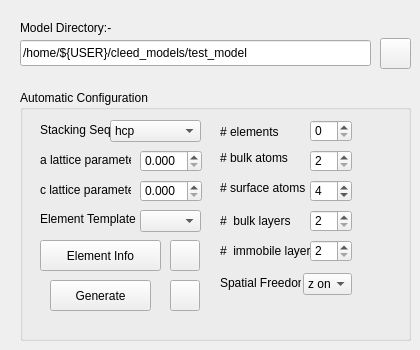
    <widget class="QWidget" name="tab_generate">
     <attribute name="title">
      <string>Generate Files</string>
     </attribute>
     <widget class="QLabel" name="lbl_CurrentModel_mkiv_2">
      <property name="geometry">
       <rect>
        <x>20</x>
        <y>20</y>
        <width>111</width>
        <height>16</height>
       </rect>
      </property>
      <property name="text">
       <string>Model Directory:-</string>
      </property>
     </widget>
     <widget class="QLineEdit" name="inp_modelDir_Generate">
      <property name="geometry">
       <rect>
        <x>20</x>
        <y>40</y>
        <width>351</width>
        <height>26</height>
       </rect>
      </property>
      <property name="text">
       <string>/home/${USER}/cleed_models/test_model</string>
      </property>
     </widget>
     <widget class="QPushButton" name="btn_findmodelrootdir_Generate">
      <property name="geometry">
       <rect>
        <x>380</x>
        <y>38</y>
        <width>31</width>
        <height>31</height>
       </rect>
      </property>
      <property name="text">
       <string/>
      </property>
      <property name="icon">
       <iconset>
        <normaloff>:/document-open-4.png</normaloff>:/document-open-4.png</iconset>
      </property>
      <property name="iconSize">
       <size>
        <width>20</width>
        <height>20</height>
       </size>
      </property>
     </widget>
     <widget class="QGroupBox" name="groupBox_Generate_AutoConfig">
      <property name="geometry">
       <rect>
        <x>20</x>
        <y>90</y>
        <width>391</width>
        <height>251</height>
       </rect>
      </property>
      <property name="title">
       <string>Automatic Configuration</string>
      </property>
      <widget class="QLabel" name="lbl_cLatticeParam">
       <property name="geometry">
        <rect>
         <x>20</x>
         <y>90</y>
         <width>91</width>
         <height>20</height>
        </rect>
       </property>
       <property name="text">
        <string>c lattice parameter</string>
       </property>
      </widget>
      <widget class="QLabel" name="lbl_SurfaceAtoms">
       <property name="geometry">
        <rect>
         <x>200</x>
         <y>90</y>
         <width>101</width>
         <height>16</height>
        </rect>
       </property>
       <property name="text">
        <string># surface atoms</string>
       </property>
      </widget>
      <widget class="QLabel" name="lbl_aLatticeParam">
       <property name="geometry">
        <rect>
         <x>20</x>
         <y>60</y>
         <width>91</width>
         <height>20</height>
        </rect>
       </property>
       <property name="text">
        <string>a lattice parameter</string>
       </property>
      </widget>
      <widget class="QDoubleSpinBox" name="dblSpin_latticeParam_a">
       <property name="geometry">
        <rect>
         <x>120</x>
         <y>60</y>
         <width>62</width>
         <height>22</height>
        </rect>
       </property>
       <property name="decimals">
        <number>3</number>
       </property>
      </widget>
      <widget class="QComboBox" name="combo_Stacking">
       <property name="geometry">
        <rect>
         <x>90</x>
         <y>30</y>
         <width>91</width>
         <height>22</height>
        </rect>
       </property>
       <item>
        <property name="text">
         <string>hcp</string>
        </property>
       </item>
       <item>
        <property name="text">
         <string>fcc</string>
        </property>
       </item>
       <item>
        <property name="text">
         <string>bcc</string>
        </property>
       </item>
       <item>
        <property name="text">
         <string>Simple Cubic</string>
        </property>
       </item>
       <item>
        <property name="text">
         <string>Complex...</string>
        </property>
       </item>
       <item>
        <property name="text">
         <string>Existing Model</string>
        </property>
       </item>
      </widget>
      <widget class="QDoubleSpinBox" name="dblSpin_latticeParam_c">
       <property name="geometry">
        <rect>
         <x>120</x>
         <y>90</y>
         <width>62</width>
         <height>22</height>
        </rect>
       </property>
       <property name="decimals">
        <number>3</number>
       </property>
      </widget>
      <widget class="QLabel" name="lbl_Elements">
       <property name="geometry">
        <rect>
         <x>200</x>
         <y>34</y>
         <width>71</width>
         <height>16</height>
        </rect>
       </property>
       <property name="text">
        <string># elements</string>
       </property>
      </widget>
      <widget class="QLabel" name="lbl_Stacking">
       <property name="geometry">
        <rect>
         <x>20</x>
         <y>31</y>
         <width>71</width>
         <height>17</height>
        </rect>
       </property>
       <property name="text">
        <string>Stacking Seq.</string>
       </property>
      </widget>
      <widget class="QSpinBox" name="spin_Bulk">
       <property name="geometry">
        <rect>
         <x>290</x>
         <y>90</y>
         <width>42</width>
         <height>22</height>
        </rect>
       </property>
       <property name="minimum">
        <number>2</number>
       </property>
       <property name="maximum">
        <number>200</number>
       </property>
       <property name="value">
        <number>4</number>
       </property>
      </widget>
      <widget class="QLabel" name="lbl_BulkAtoms">
       <property name="geometry">
        <rect>
         <x>200</x>
         <y>60</y>
         <width>91</width>
         <height>16</height>
        </rect>
       </property>
       <property name="text">
        <string># bulk atoms</string>
       </property>
      </widget>
      <widget class="QSpinBox" name="spin_Elements">
       <property name="geometry">
        <rect>
         <x>290</x>
         <y>30</y>
         <width>42</width>
         <height>22</height>
        </rect>
       </property>
      </widget>
      <widget class="QSpinBox" name="spin_BulkAtoms">
       <property name="geometry">
        <rect>
         <x>290</x>
         <y>60</y>
         <width>42</width>
         <height>22</height>
        </rect>
       </property>
       <property name="minimum">
        <number>2</number>
       </property>
       <property name="maximum">
        <number>200</number>
       </property>
      </widget>
      <widget class="QPushButton" name="btn_AutoGenerate">
       <property name="geometry">
        <rect>
         <x>30</x>
         <y>190</y>
         <width>101</width>
         <height>31</height>
        </rect>
       </property>
       <property name="font">
        <font>
         <weight>50</weight>
         <bold>false</bold>
        </font>
       </property>
       <property name="toolTip">
        <string>&lt;!DOCTYPE HTML PUBLIC &quot;-//W3C//DTD HTML 4.0//EN&quot; &quot;http://www.w3.org/TR/REC-html40/strict.dtd&quot;&gt;
&lt;html&gt;&lt;head&gt;&lt;meta name=&quot;qrichtext&quot; content=&quot;1&quot; /&gt;&lt;style type=&quot;text/css&quot;&gt;
p, li { white-space: pre-wrap; }
&lt;/style&gt;&lt;/head&gt;&lt;body style=&quot; font-family:'MS Shell Dlg 2'; font-size:8.25pt; font-weight:400; font-style:normal;&quot;&gt;
&lt;p style=&quot; margin-top:0px; margin-bottom:0px; margin-left:0px; margin-right:0px; -qt-block-indent:0; text-indent:0px;&quot;&gt;&lt;span style=&quot; font-size:8pt; font-weight:600;&quot;&gt;Generate Template&lt;/span&gt;&lt;/p&gt;
&lt;p style=&quot; margin-top:0px; margin-bottom:0px; margin-left:0px; margin-right:0px; -qt-block-indent:0; text-indent:0px;&quot;&gt;&lt;span style=&quot; font-size:8pt;&quot;&gt;Automatically create a skeleton model template&lt;/span&gt;&lt;/p&gt;&lt;/body&gt;&lt;/html&gt;</string>
       </property>
       <property name="text">
        <string>Generate</string>
       </property>
       <property name="icon">
        <iconset>
         <normaloff>:/preferences-other-2.png</normaloff>:/preferences-other-2.png</iconset>
       </property>
       <property name="iconSize">
        <size>
         <width>25</width>
         <height>25</height>
        </size>
       </property>
      </widget>
      <widget class="QComboBox" name="combo_Elements">
       <property name="geometry">
        <rect>
         <x>120</x>
         <y>120</y>
         <width>61</width>
         <height>22</height>
        </rect>
       </property>
       <property name="contextMenuPolicy">
        <enum>Qt::DefaultContextMenu</enum>
       </property>
       <property name="maxVisibleItems">
        <number>120</number>
       </property>
       <property name="maxCount">
        <number>120</number>
       </property>
       <property name="minimumContentsLength">
        <number>2</number>
       </property>
      </widget>
      <widget class="QLabel" name="lbl_ElementTemplate">
       <property name="geometry">
        <rect>
         <x>20</x>
         <y>121</y>
         <width>111</width>
         <height>16</height>
        </rect>
       </property>
       <property name="text">
        <string>Element Template</string>
       </property>
      </widget>
      <widget class="QPushButton" name="btn_Element_Info">
       <property name="geometry">
        <rect>
         <x>20</x>
         <y>150</y>
         <width>121</width>
         <height>31</height>
        </rect>
       </property>
       <property name="toolTip">
        <string>&lt;!DOCTYPE HTML PUBLIC &quot;-//W3C//DTD HTML 4.0//EN&quot; &quot;http://www.w3.org/TR/REC-html40/strict.dtd&quot;&gt;
&lt;html&gt;&lt;head&gt;&lt;meta name=&quot;qrichtext&quot; content=&quot;1&quot; /&gt;&lt;style type=&quot;text/css&quot;&gt;
p, li { white-space: pre-wrap; }
&lt;/style&gt;&lt;/head&gt;&lt;body style=&quot; font-family:'MS Shell Dlg 2'; font-size:8.25pt; font-weight:400; font-style:normal;&quot;&gt;
&lt;p style=&quot; margin-top:0px; margin-bottom:0px; margin-left:0px; margin-right:0px; -qt-block-indent:0; text-indent:0px;&quot;&gt;&lt;span style=&quot; font-weight:600;&quot;&gt;More info...&lt;/span&gt;&lt;/p&gt;
&lt;p style=&quot; margin-top:0px; margin-bottom:0px; margin-left:0px; margin-right:0px; -qt-block-indent:0; text-indent:0px;&quot;&gt;Display detailed best fit information&lt;/p&gt;&lt;/body&gt;&lt;/html&gt;</string>
       </property>
       <property name="text">
        <string>Element Info</string>
       </property>
       <property name="icon">
        <iconset>
         <normaloff>:/applications-science-2.png</normaloff>:/applications-science-2.png</iconset>
       </property>
       <property name="iconSize">
        <size>
         <width>25</width>
         <height>25</height>
        </size>
       </property>
      </widget>
      <widget class="QPushButton" name="btn_gen_import">
       <property name="geometry">
        <rect>
         <x>150</x>
         <y>150</y>
         <width>30</width>
         <height>31</height>
        </rect>
       </property>
       <property name="toolTip">
        <string>&lt;!DOCTYPE HTML PUBLIC &quot;-//W3C//DTD HTML 4.0//EN&quot; &quot;http://www.w3.org/TR/REC-html40/strict.dtd&quot;&gt;
&lt;html&gt;&lt;head&gt;&lt;meta name=&quot;qrichtext&quot; content=&quot;1&quot; /&gt;&lt;style type=&quot;text/css&quot;&gt;
p, li { white-space: pre-wrap; }
&lt;/style&gt;&lt;/head&gt;&lt;body style=&quot; font-family:'MS Shell Dlg 2'; font-size:8.25pt; font-weight:400; font-style:normal;&quot;&gt;
&lt;p style=&quot; margin-top:0px; margin-bottom:0px; margin-left:0px; margin-right:0px; -qt-block-indent:0; text-indent:0px;&quot;&gt;&lt;span style=&quot; font-weight:600;&quot;&gt;Import Model&lt;/span&gt;&lt;/p&gt;
&lt;p style=&quot; margin-top:0px; margin-bottom:0px; margin-left:0px; margin-right:0px; -qt-block-indent:0; text-indent:0px;&quot;&gt;Gets model&lt;/p&gt;&lt;/body&gt;&lt;/html&gt;</string>
       </property>
       <property name="text">
        <string/>
       </property>
       <property name="icon">
        <iconset>
         <normaloff>:/document-import-2.png</normaloff>:/document-import-2.png</iconset>
       </property>
       <property name="iconSize">
        <size>
         <width>20</width>
         <height>20</height>
        </size>
       </property>
      </widget>
      <widget class="QPushButton" name="bnt_gen_export">
       <property name="geometry">
        <rect>
         <x>150</x>
         <y>190</y>
         <width>30</width>
         <height>31</height>
        </rect>
       </property>
       <property name="toolTip">
        <string>&lt;!DOCTYPE HTML PUBLIC &quot;-//W3C//DTD HTML 4.0//EN&quot; &quot;http://www.w3.org/TR/REC-html40/strict.dtd&quot;&gt;
&lt;html&gt;&lt;head&gt;&lt;meta name=&quot;qrichtext&quot; content=&quot;1&quot; /&gt;&lt;style type=&quot;text/css&quot;&gt;
p, li { white-space: pre-wrap; }
&lt;/style&gt;&lt;/head&gt;&lt;body style=&quot; font-family:'MS Shell Dlg 2'; font-size:8.25pt; font-weight:400; font-style:normal;&quot;&gt;
&lt;p style=&quot; margin-top:0px; margin-bottom:0px; margin-left:0px; margin-right:0px; -qt-block-indent:0; text-indent:0px;&quot;&gt;&lt;span style=&quot; font-weight:600;&quot;&gt;Model Export&lt;/span&gt;&lt;/p&gt;
&lt;p style=&quot; margin-top:0px; margin-bottom:0px; margin-left:0px; margin-right:0px; -qt-block-indent:0; text-indent:0px;&quot;&gt;Ouputs model&lt;/p&gt;&lt;/body&gt;&lt;/html&gt;</string>
       </property>
       <property name="text">
        <string/>
       </property>
       <property name="icon">
        <iconset>
         <normaloff>:/document-export-4.png</normaloff>:/document-export-4.png</iconset>
       </property>
       <property name="iconSize">
        <size>
         <width>20</width>
         <height>20</height>
        </size>
       </property>
      </widget>
      <widget class="QLabel" name="lbl_BulkLayers">
       <property name="geometry">
        <rect>
         <x>200</x>
         <y>123</y>
         <width>101</width>
         <height>16</height>
        </rect>
       </property>
       <property name="text">
        <string>#  bulk layers</string>
       </property>
      </widget>
      <widget class="QSpinBox" name="spin_BulkLayers">
       <property name="geometry">
        <rect>
         <x>290</x>
         <y>120</y>
         <width>42</width>
         <height>22</height>
        </rect>
       </property>
       <property name="minimum">
        <number>2</number>
       </property>
       <property name="maximum">
        <number>200</number>
       </property>
      </widget>
      <widget class="QLabel" name="lbl_ImmobileLayers">
       <property name="geometry">
        <rect>
         <x>200</x>
         <y>153</y>
         <width>101</width>
         <height>16</height>
        </rect>
       </property>
       <property name="text">
        <string>#  immobile layers</string>
       </property>
      </widget>
      <widget class="QSpinBox" name="spin_ImmobileLayers">
       <property name="geometry">
        <rect>
         <x>290</x>
         <y>150</y>
         <width>42</width>
         <height>22</height>
        </rect>
       </property>
       <property name="minimum">
        <number>2</number>
       </property>
       <property name="maximum">
        <number>200</number>
       </property>
      </widget>
      <widget class="QComboBox" name="combo_Freedoms">
       <property name="geometry">
        <rect>
         <x>283</x>
         <y>183</y>
         <width>49</width>
         <height>22</height>
        </rect>
       </property>
       <item>
        <property name="text">
         <string>z only</string>
        </property>
       </item>
       <item>
        <property name="text">
         <string>x y z</string>
        </property>
       </item>
      </widget>
      <widget class="QLabel" name="lbl_SpatialFreedoms">
       <property name="geometry">
        <rect>
         <x>200</x>
         <y>185</y>
         <width>81</width>
         <height>16</height>
        </rect>
       </property>
       <property name="text">
        <string>Spatial Freedom</string>
       </property>
      </widget>
     </widget>
    </widget>
